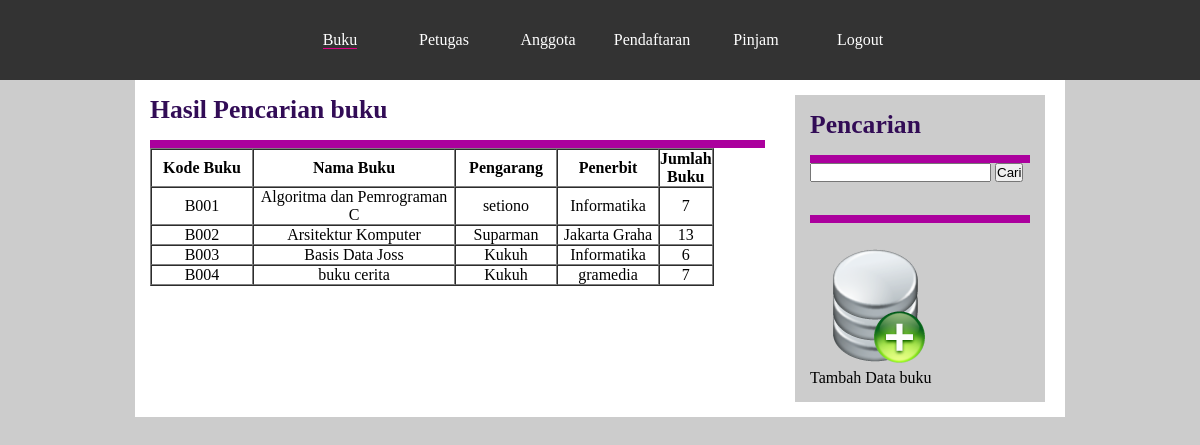
Screenshot of /dataperpustakaan/hasil_cari_buku.php with the database file from the repository.
### tables this page shows
CREATE TABLE `t_buku` (
  `kdBuku` varchar(10) NOT NULL,
  `namaBuku` varchar(80) DEFAULT NULL,
  `pengarang` varchar(20) DEFAULT NULL,
  `penerbit` varchar(20) DEFAULT NULL,
  `jumlahBuku` int(10) DEFAULT NULL,
  PRIMARY KEY (`kdBuku`)
);

### dataperpustakaan/cari_buku.php (the view, shortened to what this page needs)
<?php
	$cari = $_POST['cari'];
	$query = mysql_query("SELECT * FROM t_buku WHERE kdBuku LIKE'%$cari%' OR namaBuku LIKE'%$cari%' OR pengarang LIKE'%$cari%' OR penerbit LIKE'%$cari%' OR jumlahBuku LIKE'%$cari%' ");
	echo "<table border='1' cellpadding='0' cellspacing='0'>";
	echo "<tr align='center'>";
	echo "<th width='100'>Kode Buku</td>";
	echo "<th width='200'>Nama Buku</td>";
	echo "<th width='100'>Pengarang</td>";
	echo "<th width='100'>Penerbit</td>";
	echo "<th width='50'>Jumlah Buku</td>";
	echo "</tr>";
	while($data = mysql_fetch_array($query))
	{
		echo "<tr align='center'>";
		echo "<td>".$data['kdBuku']."</td>";
		echo "<td>".$data['namaBuku']."</td>";
		echo "<td>".$data['pengarang']."</td>";
		echo "<td>".$data['penerbit']."</td>";
		echo "<td>".$data['jumlahBuku']."</td>";
		echo "</tr>";
	}echo "</table>";
?>

### dataperpustakaan/css/layout.css (style rules this page uses)
* { margin:0; padding:0; }
body { background-color:#CCCCCC; }

### rows the page displays
t_buku: kdBuku "B001", namaBuku "Algoritma dan Pemrograman C", pengarang "setiono", penerbit "Informatika", jumlahBuku "7"
t_buku: kdBuku "B002", namaBuku "Arsitektur Komputer", pengarang "Suparman", penerbit "Jakarta Graha", jumlahBuku "13"
t_buku: kdBuku "B003", namaBuku "Basis Data Joss", pengarang "Kukuh", penerbit "Informatika", jumlahBuku "6"
t_buku: kdBuku "B004", namaBuku "buku cerita", pengarang "Kukuh", penerbit "gramedia", jumlahBuku "7"
